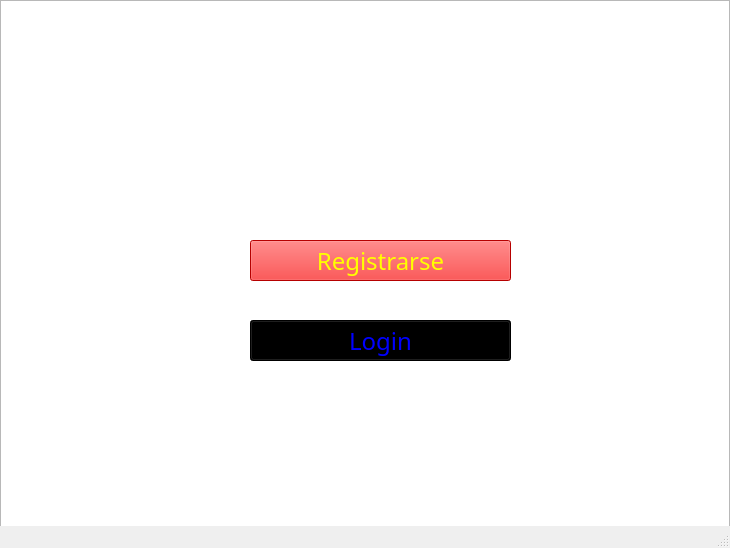
<?xml version="1.0" encoding="UTF-8"?>
<ui version="4.0">
 <class>Inicio</class>
 <widget class="QMainWindow" name="Inicio">
  <property name="windowModality">
   <enum>Qt::ApplicationModal</enum>
  </property>
  <property name="geometry">
   <rect>
    <x>0</x>
    <y>0</y>
    <width>730</width>
    <height>548</height>
   </rect>
  </property>
  <property name="windowTitle">
   <string>Harry Potter</string>
  </property>
  <widget class="QWidget" name="centralwidget">
   <widget class="QGraphicsView" name="graphicsView">
    <property name="geometry">
     <rect>
      <x>0</x>
      <y>0</y>
      <width>730</width>
      <height>548</height>
     </rect>
    </property>
   </widget>
   <widget class="QPushButton" name="pushButton">
    <property name="geometry">
     <rect>
      <x>250</x>
      <y>240</y>
      <width>261</width>
      <height>41</height>
     </rect>
    </property>
    <property name="font">
     <font>
      <family>MV Boli</family>
      <pointsize>18</pointsize>
     </font>
    </property>
    <property name="styleSheet">
     <string notr="true">background-color: rgb(255, 0, 0);
color: rgb(255, 255, 0);</string>
    </property>
    <property name="text">
     <string>Registrarse</string>
    </property>
   </widget>
   <widget class="QPushButton" name="pushButton_2">
    <property name="geometry">
     <rect>
      <x>250</x>
      <y>320</y>
      <width>261</width>
      <height>41</height>
     </rect>
    </property>
    <property name="palette">
     <palette>
      <active>
       <colorrole role="WindowText">
        <brush brushstyle="SolidPattern">
         <color alpha="255">
          <red>0</red>
          <green>0</green>
          <blue>255</blue>
         </color>
        </brush>
       </colorrole>
       <colorrole role="Button">
        <brush brushstyle="SolidPattern">
         <color alpha="255">
          <red>0</red>
          <green>0</green>
          <blue>0</blue>
         </color>
        </brush>
       </colorrole>
       <colorrole role="Light">
        <brush brushstyle="SolidPattern">
         <color alpha="255">
          <red>0</red>
          <green>255</green>
          <blue>0</blue>
         </color>
        </brush>
       </colorrole>
       <colorrole role="Midlight">
        <brush brushstyle="SolidPattern">
         <color alpha="255">
          <red>0</red>
          <green>212</green>
          <blue>0</blue>
         </color>
        </brush>
       </colorrole>
       <colorrole role="Dark">
        <brush brushstyle="SolidPattern">
         <color alpha="255">
          <red>0</red>
          <green>85</green>
          <blue>0</blue>
         </color>
        </brush>
       </colorrole>
       <colorrole role="Mid">
        <brush brushstyle="SolidPattern">
         <color alpha="255">
          <red>0</red>
          <green>113</green>
          <blue>0</blue>
         </color>
        </brush>
       </colorrole>
       <colorrole role="Text">
        <brush brushstyle="SolidPattern">
         <color alpha="255">
          <red>0</red>
          <green>0</green>
          <blue>255</blue>
         </color>
        </brush>
       </colorrole>
       <colorrole role="BrightText">
        <brush brushstyle="SolidPattern">
         <color alpha="255">
          <red>0</red>
          <green>170</green>
          <blue>0</blue>
         </color>
        </brush>
       </colorrole>
       <colorrole role="ButtonText">
        <brush brushstyle="SolidPattern">
         <color alpha="255">
          <red>0</red>
          <green>0</green>
          <blue>255</blue>
         </color>
        </brush>
       </colorrole>
       <colorrole role="Base">
        <brush brushstyle="SolidPattern">
         <color alpha="255">
          <red>0</red>
          <green>0</green>
          <blue>0</blue>
         </color>
        </brush>
       </colorrole>
       <colorrole role="Window">
        <brush brushstyle="SolidPattern">
         <color alpha="255">
          <red>0</red>
          <green>0</green>
          <blue>0</blue>
         </color>
        </brush>
       </colorrole>
       <colorrole role="Shadow">
        <brush brushstyle="SolidPattern">
         <color alpha="255">
          <red>0</red>
          <green>0</green>
          <blue>0</blue>
         </color>
        </brush>
       </colorrole>
       <colorrole role="HighlightedText">
        <brush brushstyle="SolidPattern">
         <color alpha="255">
          <red>0</red>
          <green>170</green>
          <blue>0</blue>
         </color>
        </brush>
       </colorrole>
       <colorrole role="AlternateBase">
        <brush brushstyle="SolidPattern">
         <color alpha="255">
          <red>127</red>
          <green>212</green>
          <blue>127</blue>
         </color>
        </brush>
       </colorrole>
       <colorrole role="NoRole">
        <brush brushstyle="SolidPattern">
         <color alpha="255">
          <red>0</red>
          <green>170</green>
          <blue>0</blue>
         </color>
        </brush>
       </colorrole>
       <colorrole role="ToolTipBase">
        <brush brushstyle="SolidPattern">
         <color alpha="255">
          <red>0</red>
          <green>170</green>
          <blue>0</blue>
         </color>
        </brush>
       </colorrole>
       <colorrole role="ToolTipText">
        <brush brushstyle="SolidPattern">
         <color alpha="255">
          <red>0</red>
          <green>0</green>
          <blue>0</blue>
         </color>
        </brush>
       </colorrole>
       <colorrole role="PlaceholderText">
        <brush brushstyle="SolidPattern">
         <color alpha="128">
          <red>0</red>
          <green>170</green>
          <blue>0</blue>
         </color>
        </brush>
       </colorrole>
      </active>
      <inactive>
       <colorrole role="WindowText">
        <brush brushstyle="SolidPattern">
         <color alpha="255">
          <red>0</red>
          <green>0</green>
          <blue>255</blue>
         </color>
        </brush>
       </colorrole>
       <colorrole role="Button">
        <brush brushstyle="SolidPattern">
         <color alpha="255">
          <red>0</red>
          <green>0</green>
          <blue>0</blue>
         </color>
        </brush>
       </colorrole>
       <colorrole role="Light">
        <brush brushstyle="SolidPattern">
         <color alpha="255">
          <red>0</red>
          <green>255</green>
          <blue>0</blue>
         </color>
        </brush>
       </colorrole>
       <colorrole role="Midlight">
        <brush brushstyle="SolidPattern">
         <color alpha="255">
          <red>0</red>
          <green>212</green>
          <blue>0</blue>
         </color>
        </brush>
       </colorrole>
       <colorrole role="Dark">
        <brush brushstyle="SolidPattern">
         <color alpha="255">
          <red>0</red>
          <green>85</green>
          <blue>0</blue>
         </color>
        </brush>
       </colorrole>
       <colorrole role="Mid">
        <brush brushstyle="SolidPattern">
         <color alpha="255">
          <red>0</red>
          <green>113</green>
          <blue>0</blue>
         </color>
        </brush>
       </colorrole>
       <colorrole role="Text">
        <brush brushstyle="SolidPattern">
         <color alpha="255">
          <red>0</red>
          <green>0</green>
          <blue>255</blue>
         </color>
        </brush>
       </colorrole>
       <colorrole role="BrightText">
        <brush brushstyle="SolidPattern">
         <color alpha="255">
          <red>0</red>
          <green>170</green>
          <blue>0</blue>
         </color>
        </brush>
       </colorrole>
       <colorrole role="ButtonText">
        <brush brushstyle="SolidPattern">
         <color alpha="255">
          <red>0</red>
          <green>0</green>
          <blue>255</blue>
         </color>
        </brush>
       </colorrole>
       <colorrole role="Base">
        <brush brushstyle="SolidPattern">
         <color alpha="255">
          <red>0</red>
          <green>0</green>
          <blue>0</blue>
         </color>
        </brush>
       </colorrole>
       <colorrole role="Window">
        <brush brushstyle="SolidPattern">
         <color alpha="255">
          <red>0</red>
          <green>0</green>
          <blue>0</blue>
         </color>
        </brush>
       </colorrole>
       <colorrole role="Shadow">
        <brush brushstyle="SolidPattern">
         <color alpha="255">
          <red>0</red>
          <green>0</green>
          <blue>0</blue>
         </color>
        </brush>
       </colorrole>
       <colorrole role="HighlightedText">
        <brush brushstyle="SolidPattern">
         <color alpha="255">
          <red>0</red>
          <green>170</green>
          <blue>0</blue>
         </color>
        </brush>
       </colorrole>
       <colorrole role="AlternateBase">
        <brush brushstyle="SolidPattern">
         <color alpha="255">
          <red>127</red>
          <green>212</green>
          <blue>127</blue>
         </color>
        </brush>
       </colorrole>
       <colorrole role="NoRole">
        <brush brushstyle="SolidPattern">
         <color alpha="255">
          <red>0</red>
          <green>170</green>
          <blue>0</blue>
         </color>
        </brush>
       </colorrole>
       <colorrole role="ToolTipBase">
        <brush brushstyle="SolidPattern">
         <color alpha="255">
          <red>0</red>
          <green>170</green>
          <blue>0</blue>
         </color>
        </brush>
       </colorrole>
       <colorrole role="ToolTipText">
        <brush brushstyle="SolidPattern">
         <color alpha="255">
          <red>0</red>
          <green>0</green>
          <blue>0</blue>
         </color>
        </brush>
       </colorrole>
       <colorrole role="PlaceholderText">
        <brush brushstyle="SolidPattern">
         <color alpha="128">
          <red>0</red>
          <green>170</green>
          <blue>0</blue>
         </color>
        </brush>
       </colorrole>
      </inactive>
      <disabled>
       <colorrole role="WindowText">
        <brush brushstyle="SolidPattern">
         <color alpha="255">
          <red>0</red>
          <green>0</green>
          <blue>255</blue>
         </color>
        </brush>
       </colorrole>
       <colorrole role="Button">
        <brush brushstyle="SolidPattern">
         <color alpha="255">
          <red>0</red>
          <green>0</green>
          <blue>0</blue>
         </color>
        </brush>
       </colorrole>
       <colorrole role="Light">
        <brush brushstyle="SolidPattern">
         <color alpha="255">
          <red>0</red>
          <green>255</green>
          <blue>0</blue>
         </color>
        </brush>
       </colorrole>
       <colorrole role="Midlight">
        <brush brushstyle="SolidPattern">
         <color alpha="255">
          <red>0</red>
          <green>212</green>
          <blue>0</blue>
         </color>
        </brush>
       </colorrole>
       <colorrole role="Dark">
        <brush brushstyle="SolidPattern">
         <color alpha="255">
          <red>0</red>
          <green>85</green>
          <blue>0</blue>
         </color>
        </brush>
       </colorrole>
       <colorrole role="Mid">
        <brush brushstyle="SolidPattern">
         <color alpha="255">
          <red>0</red>
          <green>113</green>
          <blue>0</blue>
         </color>
        </brush>
       </colorrole>
       <colorrole role="Text">
        <brush brushstyle="SolidPattern">
         <color alpha="255">
          <red>0</red>
          <green>0</green>
          <blue>255</blue>
         </color>
        </brush>
       </colorrole>
       <colorrole role="BrightText">
        <brush brushstyle="SolidPattern">
         <color alpha="255">
          <red>0</red>
          <green>170</green>
          <blue>0</blue>
         </color>
        </brush>
       </colorrole>
       <colorrole role="ButtonText">
        <brush brushstyle="SolidPattern">
         <color alpha="255">
          <red>0</red>
          <green>0</green>
          <blue>255</blue>
         </color>
        </brush>
       </colorrole>
       <colorrole role="Base">
        <brush brushstyle="SolidPattern">
         <color alpha="255">
          <red>0</red>
          <green>0</green>
          <blue>0</blue>
         </color>
        </brush>
       </colorrole>
       <colorrole role="Window">
        <brush brushstyle="SolidPattern">
         <color alpha="255">
          <red>0</red>
          <green>0</green>
          <blue>0</blue>
         </color>
        </brush>
       </colorrole>
       <colorrole role="Shadow">
        <brush brushstyle="SolidPattern">
         <color alpha="255">
          <red>0</red>
          <green>0</green>
          <blue>0</blue>
         </color>
        </brush>
       </colorrole>
       <colorrole role="HighlightedText">
        <brush brushstyle="SolidPattern">
         <color alpha="255">
          <red>0</red>
          <green>170</green>
          <blue>0</blue>
         </color>
        </brush>
       </colorrole>
       <colorrole role="AlternateBase">
        <brush brushstyle="SolidPattern">
         <color alpha="255">
          <red>0</red>
          <green>170</green>
          <blue>0</blue>
         </color>
        </brush>
       </colorrole>
       <colorrole role="NoRole">
        <brush brushstyle="SolidPattern">
         <color alpha="255">
          <red>0</red>
          <green>170</green>
          <blue>0</blue>
         </color>
        </brush>
       </colorrole>
       <colorrole role="ToolTipBase">
        <brush brushstyle="SolidPattern">
         <color alpha="255">
          <red>0</red>
          <green>170</green>
          <blue>0</blue>
         </color>
        </brush>
       </colorrole>
       <colorrole role="ToolTipText">
        <brush brushstyle="SolidPattern">
         <color alpha="255">
          <red>0</red>
          <green>0</green>
          <blue>0</blue>
         </color>
        </brush>
       </colorrole>
       <colorrole role="PlaceholderText">
        <brush brushstyle="SolidPattern">
         <color alpha="128">
          <red>0</red>
          <green>170</green>
          <blue>0</blue>
         </color>
        </brush>
       </colorrole>
      </disabled>
     </palette>
    </property>
    <property name="font">
     <font>
      <family>MV Boli</family>
      <pointsize>18</pointsize>
     </font>
    </property>
    <property name="styleSheet">
     <string notr="true">color: rgb(0, 0, 255);
background-color: rgb(0, 0, 0);</string>
    </property>
    <property name="text">
     <string>Login</string>
    </property>
   </widget>
  </widget>
  <widget class="QMenuBar" name="menubar">
   <property name="geometry">
    <rect>
     <x>0</x>
     <y>0</y>
     <width>730</width>
     <height>21</height>
    </rect>
   </property>
  </widget>
  <widget class="QStatusBar" name="statusbar"/>
 </widget>
 <resources/>
 <connections/>
</ui>
